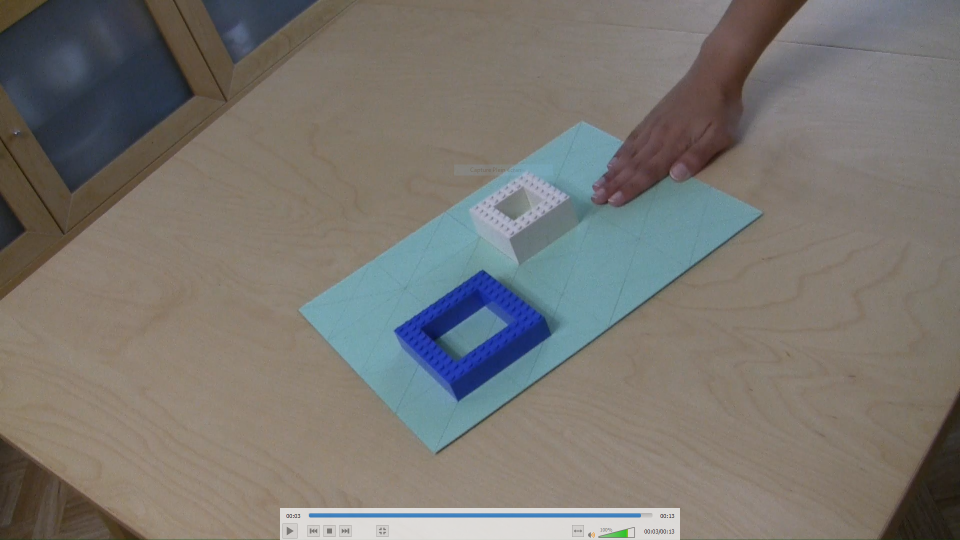
%> input picture editing/tst/Capture2.png, 1920 x 1080 px (shown at 1/2 size)
$ octave testIntegrateShape.m   (GNU Octave 9; MATLAB toolbox functions it lacks are replaced by stand-ins)
%> lines starting %> are read from the running program, lines starting %| are printed output that depends on the picture
### editing/deterP.m
function P = deterP(cornerPoints, cornerPixel)
%DETERP D閠ermine la matrice de passage P
%   cornerPoints : coordon閑s en 3D
%   cornerPixel : coordonn閑s en 2D coorespondante dans l'image

    n = size(cornerPoints, 2);
    if size(cornerPixel, 2) ~= n
        error('Pas le m阭e nombre de points !');
    end

    A = zeros(2*n, 11);
    B = reshape(cornerPixel, 2*n, 1);

    for k = 0:n-1
        P = cornerPoints(:, k+1);
        P_ = cornerPixel(:, k+1);
        x1 = P(1);
        y1 = P(2);
        z1 = P(3);
        x2 = P_(1);
        y2 = P_(2);

        A(2*k+1, :) = [ x1, y1, z1, 1,  0,  0,  0, 0, -x1*x2, -y1*x2, -z1*x2 ];
        A(2*k+2, :) = [  0,  0,  0, 0, x1, y1, z1, 1, -x1*y2, -y1*y2, -z1*y2 ];
    end

    X = A \ B;

    P = zeros(3, 4);
    P(1, 1) = X(1);
    P(1, 2) = X(2);
    P(1, 3) = X(3);
    P(1, 4) = X(4);
    P(2, 1) = X(5);
    P(2, 2) = X(6);
    P(2, 3) = X(7);
    P(2, 4) = X(8);
    P(3, 1) = X(9);
    P(3, 2) = X(10);
    P(3, 3) = X(11);
    P(3, 4) = 1;

end

### editing/drawLines.m
function img = drawLines(frame, Xs, Ys, r, g, b, a)
%DRAWLINES Summary of this function goes here
%   Detailed explanation goes here

    R = frame(:, :, 1);
    G = frame(:, :, 2);
    B = frame(:, :, 3);
    a = a / 255;

    nLignes = size(Xs, 2) - 1;

    for k = 1:nLignes
        ax = Xs(k);
        ay = Ys(k);
        bx = Xs(k+1);
        by = Ys(k+1);

        dx = bx - ax;
        dy = by - ay;
        mag = abs(dx) + abs(dy); %sqrt(dx * dx + dy * dy);

        ux = dx / mag;
        uy = dy / mag;

        nPoints = round(mag);

        beta = ((1:nPoints)-1) * mag / nPoints;
        px = ax + ux * beta;
        py = ay + uy * beta;

        i1 = linearIndices(size(B), round(px), round(py));
        i2 = linearIndices(size(B), round(px-uy), round(py+ux));
        i3 = linearIndices(size(B), round(px+uy), round(py-ux));

        I = cat(2, i1, i2, i3);

        R(I) = R(I) * a + r * (1-a);
        G(I) = G(I) * a + g * (1-a);
        B(I) = B(I) * a + b * (1-a);
    end

    img = cat(3, R, G, B);

end

### editing/integrateShape.m
function img = integrateShape(corners6, frame, polylines)
%INTEGRESHAPE Summary of this function goes here
%   points définit une liste de points à relier 2 par 2 pour former
%   l'image 3D.
%   corners6 est la liste des les coodonées des 6 points dans l'image.

    % points en 3D associé à chaque corner dans le repère 3D de la feuille
    A = [ 0      0      0 ];
    B = [ 29.7   0      0 ];
    C = [ 29.7   21     0 ];
    D = [ 0      21     0 ];
    E = [ 29.7/8        21/2   0.96*2 ];%[ 29.7/2 21/2   0.96*3 ];
    F = [ 29.7/2+1.6 21/4+1.6   0.96*3 ];%[ 29.7/8 21*7/8 0.96*2 ];
    cornerPoints = [ A' B' C' D' E' F' ];
    P = deterP(cornerPoints, corners6);

    %%imshow(frame);
    img = frame;

    for n = 1:size(polylines)
        points = polylines{n};
        nbPoints = size(points, 2);

        pixelCoords = zeros(2, nbPoints);
        for k = 1:nbPoints
            % points de coordonnées (x, y, z) en 3D
            point = points(:, k);
            x = point(1);
            y = point(2);
            z = point(3);

            % passé en 2D dans l'image
            res = P * [ x y z 1 ]';
            s = res(3);
            i = res(1) / s;
            j = res(2) / s;

            % ses coodonnées dans la frame
            pixelCoords(:, k) = [ i j ];
        end

        %%line(pixelCoords(2, :), pixelCoords(1, :));
        img = drawLines(img, pixelCoords(1, :), pixelCoords(2, :), 0, 0, 255, 0);
    end

    % TODO: sans utiliser getframe
    % récupère l'image depuis le résultat affiché
    %%F = getframe;
    %%img = frame2im(F);

end

### editing/getShape.m
function polylines = getShape(frameN)
%GETSHAPE Retourne la structure 3D à intégrer en frame N
%   La structure retournée est un ensemble de suite de points

    w = 7;
    h = 5;
    r = 1.5;

    px = 20;
    py = 20;
    sz = 3;
    theta = .02;
    %Waterre1
    x1 = 29.7/2 .* ones(1,200) + 0.7 .* cos(pi * frameN / 5 * ones(1,200) + pi / 70 * (1:200)) - 2;
    y1 = (1:200) * 21 /2000 + frameN * (21/(326 + 10));
    z1 = 0 * ones(1,200);
    waterre1 = [ x1 ; y1 ; z1 ];

% [4 lines of commented-out code are left out]

    polylines = {
        [ % sol
            [ 0 0 0 ]
            [ w 0 0 ]
            [ w w 0 ]
            [ 0 w 0 ]
            [ 0 0 0 ]
        ]'
        [ % plafond
            [ 0 0 h ]
            [ w 0 h ]
            [ w w h ]
            [ 0 w h ]
            [ 0 0 h ]
        ]'
        % verticales
        [ [ 0 0 0 ] ; [ 0 0 h ] ]'
        [ [ w 0 0 ] ; [ w 0 h ] ]'
        [ [ w w 0 ] ; [ w w h ] ]'
        [ [ 0 w 0 ] ; [ 0 w h ] ]'
        % toit
        [ % avant
            [ 0   0 h   ]
            [ w/2 0 h+r ]
            [ w   0 h   ]
        ]'
        [ % arrière
            [ 0   w h   ]
            [ w/2 w h+r ]
            [ w   w h   ]
        ]'
        [ [ w/2 0 h+r ] ; [ w/2 w h+r ] ]'

        % jsp
        [ [ px py 0 ] ; [ px+sz*cos(theta*frameN) py+sz*sin(theta*frameN) 0 ] ]'
        [ [ px py 0 ] ; [ px py sz/4 ] ]'

        waterre1;
%         waterre2;
    };

end

### editing/testIntegrateShape.m
clc, clear, close all;


frame = imread('./tst/Capture2.PNG');
%> frame is the input picture: size 1080x1920x3 uint8; mean R, G, B 120.9, 117.6, 112.2
%figure, imshow(frame);
A = [6.189883720930233e+02 5.981976744186047e+02];%getPoint();
B = [2.409883720930234e+02 1.164569767441861e+03];%getPoint();
C = [4.255930232558139e+02 1.523732558139535e+03];%getPoint();
D = [9.065697674418606e+02 8.694534883720931e+02];%getPoint();
E = [4.783372093023256e+02 1.021406976744186e+03];%getPoint();
F = [7.709418604651162e+02 9.021046511627907e+02];%getPoint();
corners6 = [ A' B' C' D' E' F' ];

shape = getShape(1);

result = integrateShape(corners6, frame, shape);
%> the loop in integrateShape, `for n = 1:size(polylines)` made 11 passes
%> pass 1, in drawLines, `R = frame(:, :, 1);`:
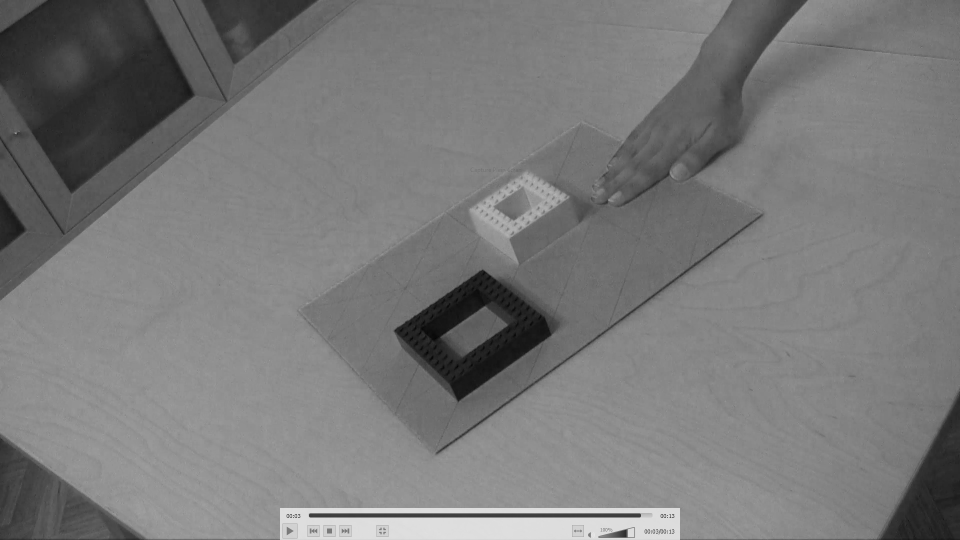
%> R: size 1080x1920 uint8 (shown at 1/2 size); min 0, max 234, mean 120.9
%> pass 1, in drawLines, `G = frame(:, :, 2);`:
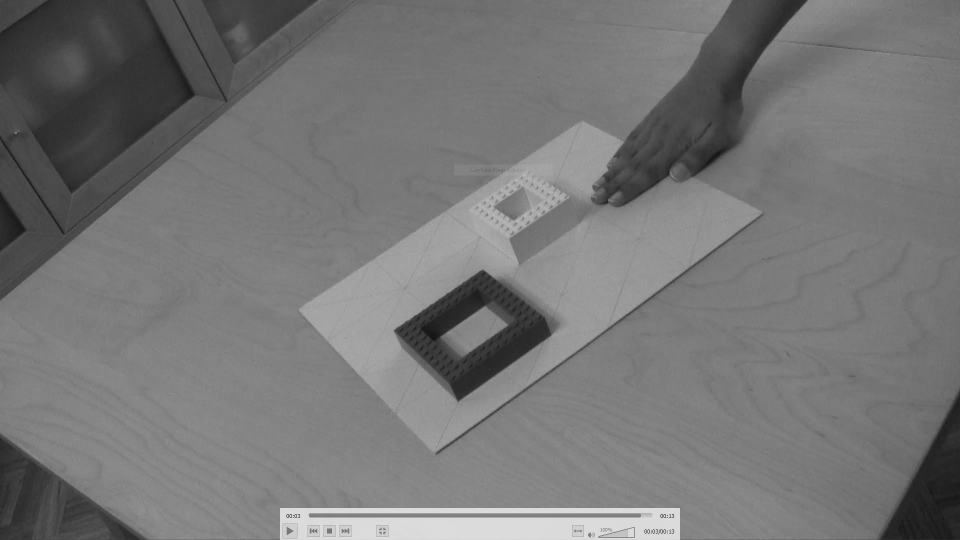
%> G: size 1080x1920 uint8 (shown at 1/2 size); min 7, max 222, mean 117.6
%> pass 1, in drawLines, `B = frame(:, :, 3);`:
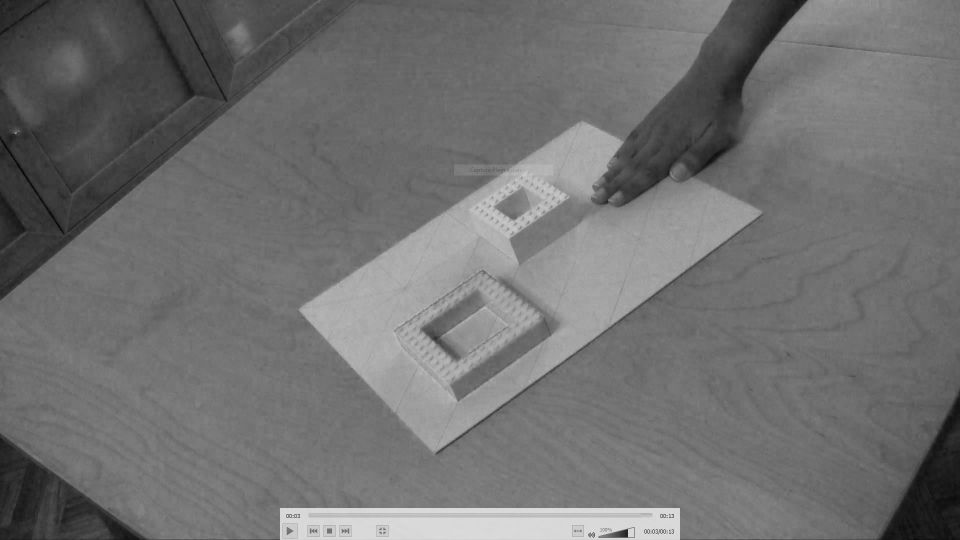
%> B: size 1080x1920 uint8 (shown at 1/2 size); min 0, max 220, mean 112.2
%> the run ends on the next line

$ run again, with editing/tst/Capture1.png copied over editing/tst/Capture2.png
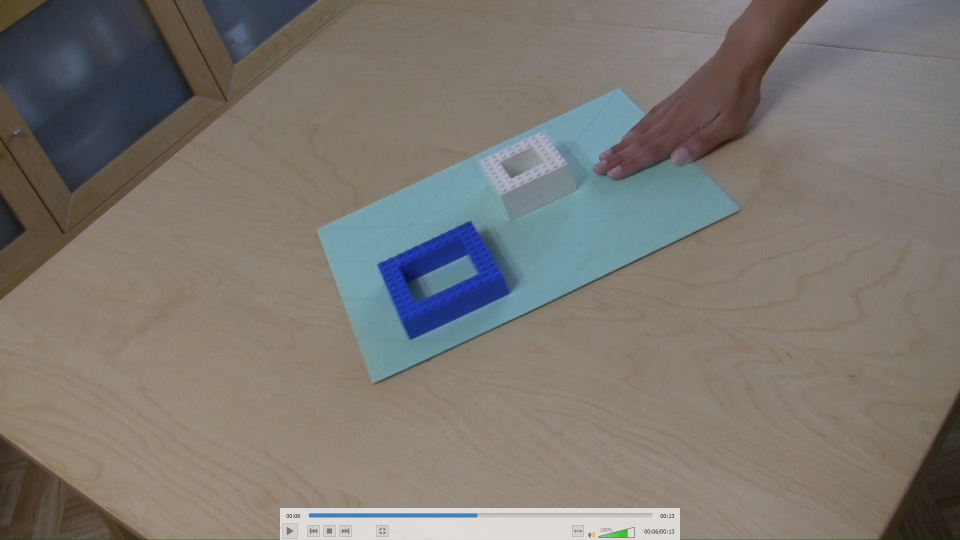
%> input picture editing/tst/Capture1.png, 1920 x 1080 px (shown at 1/2 size)
%> frame is the input picture: size 1080x1920x3 uint8; mean R, G, B 123.8, 118.9, 112.9
%> the loop in integrateShape, `for n = 1:size(polylines)` made 11 passes
%> pass 1, in drawLines, `R = frame(:, :, 1);`:
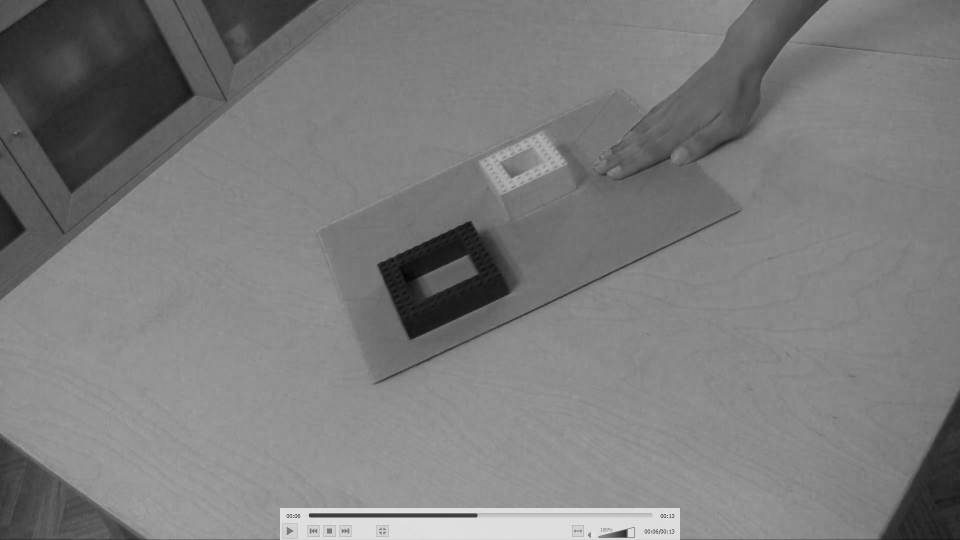
%> R: size 1080x1920 uint8 (shown at 1/2 size); min 0, max 234, mean 123.8
%> pass 1, in drawLines, `B = frame(:, :, 3);`:
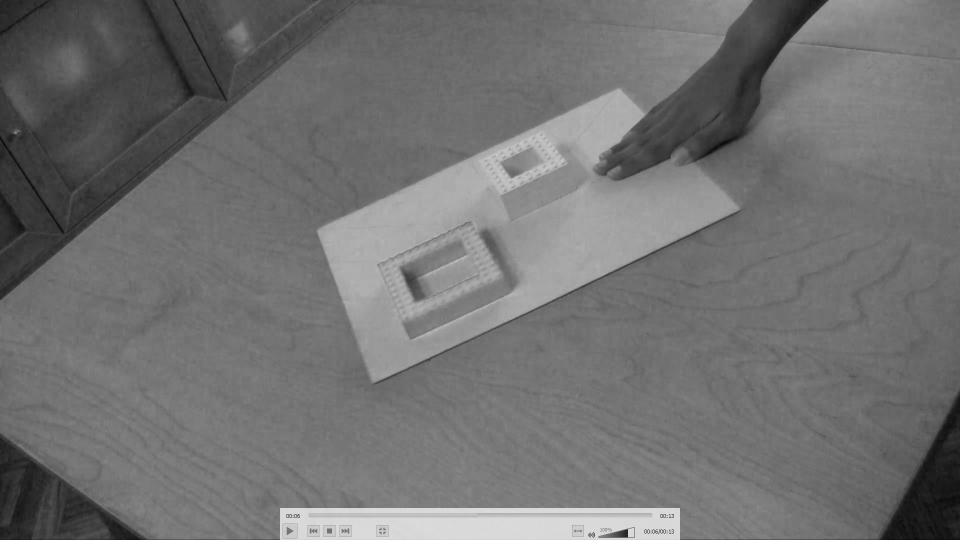
%> B: size 1080x1920 uint8 (shown at 1/2 size); min 0, max 220, mean 112.9

$ run again, with editing/tst/Capture3.png copied over editing/tst/Capture2.png
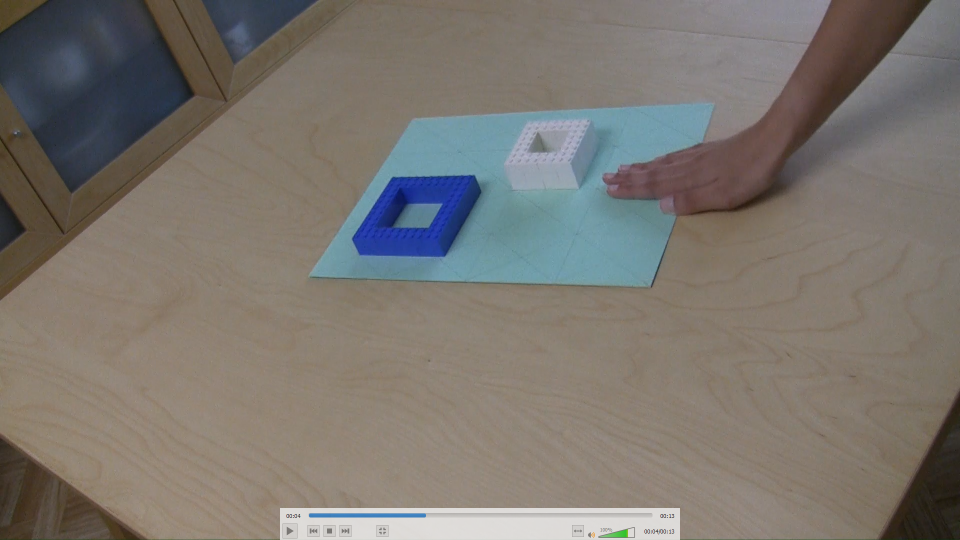
%> input picture editing/tst/Capture3.png, 1920 x 1080 px (shown at 1/2 size)
%> frame is the input picture: size 1080x1920x3 uint8; mean R, G, B 122.9, 117.5, 111
%> the loop in integrateShape, `for n = 1:size(polylines)` made 11 passes
%> pass 1, in drawLines, `R = frame(:, :, 1);`:
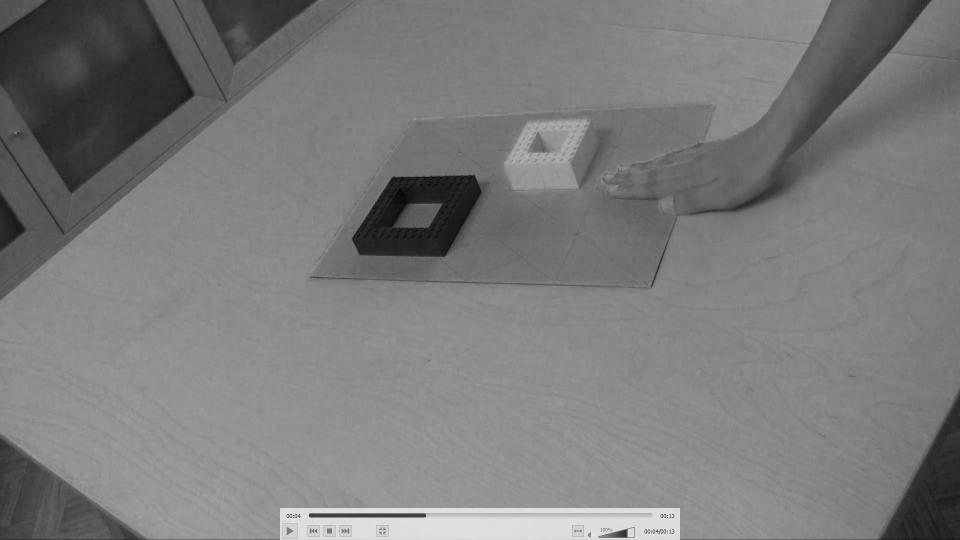
%> R: size 1080x1920 uint8 (shown at 1/2 size); min 3, max 234, mean 122.9
%> pass 1, in drawLines, `B = frame(:, :, 3);`:
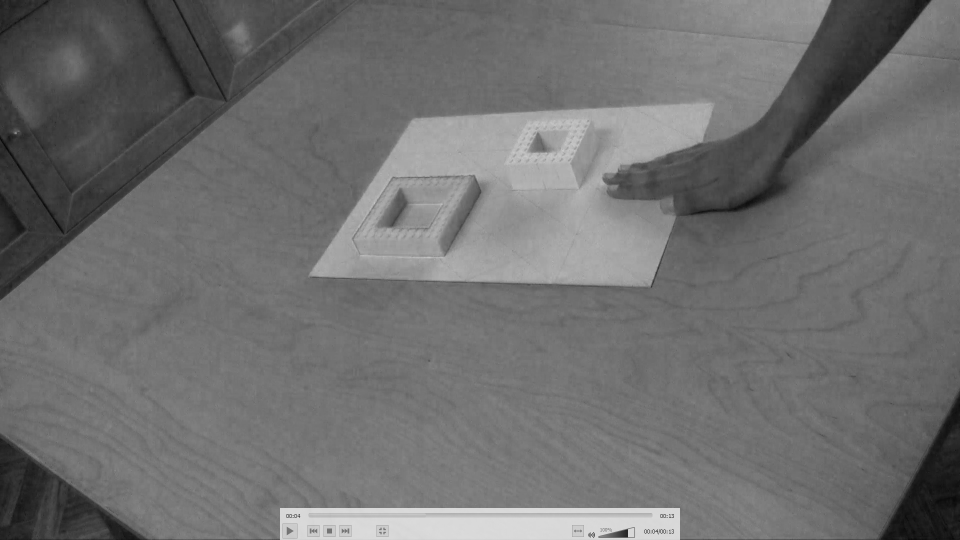
%> B: size 1080x1920 uint8 (shown at 1/2 size); min 0, max 221, mean 111

$ run again, with editing/tst/Capture_lq.png copied over editing/tst/Capture2.png
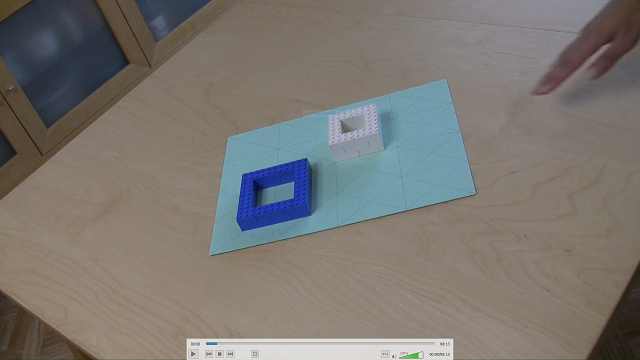
%> input picture editing/tst/Capture_lq.png, 640 x 360 px
%> frame is the input picture: size 360x640x3 uint8; mean R, G, B 122.6, 118.7, 113.8
%> the loop in integrateShape, `for n = 1:size(polylines)` made 1 pass
%> pass 1, in drawLines, `R = frame(:, :, 1);`:
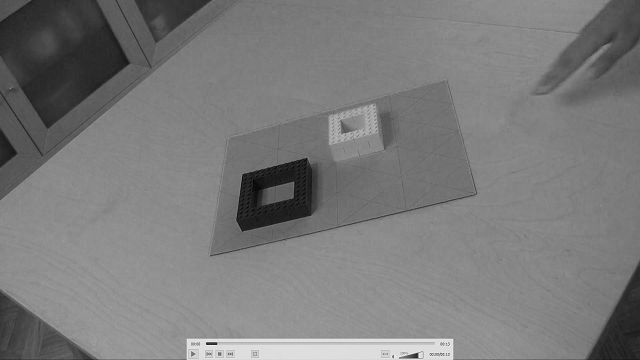
%> R: size 360x640 uint8; min 0, max 240, mean 122.6
%> pass 1, in drawLines, `B = frame(:, :, 3);`:
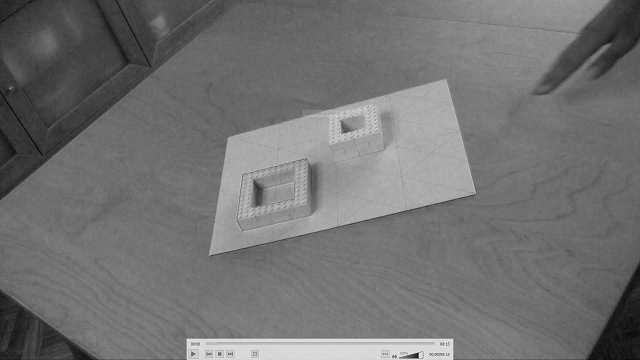
%> B: size 360x640 uint8; min 2, max 238, mean 113.8
